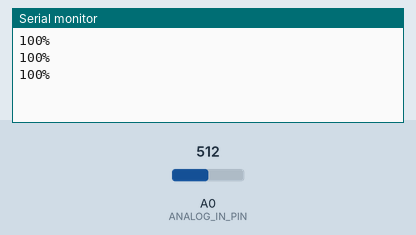
Recording of a sketch running on a simulated Arduino Uno, built with avr-gcc and run on an emulated ATmega328P. On the bench: the last lines printed to the serial monitor. The test bench sets the inputs (shaded band); at power-on: A0 (ANALOG_IN_PIN) = 512.

Above: at 1.3 s.
1.4 s: A0 (ANALOG_IN_PIN) set to 306
At 1.9 s:
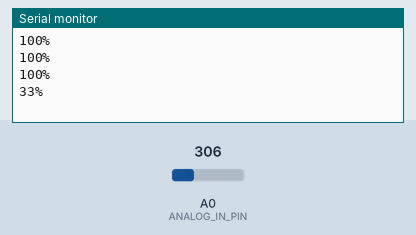
2.9 s: A0 (ANALOG_IN_PIN) set to 0
At 3.4 s:
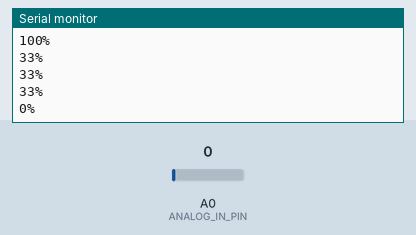
Timing chart, 0 to 5.9 s (numbered marks = the images above; inputs shaded):
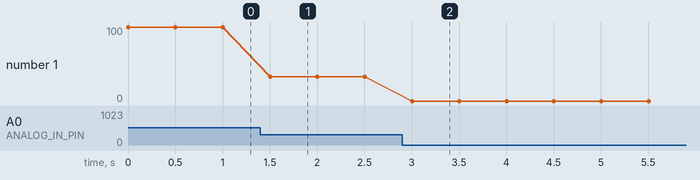

The sketch:

Voltimetre.ino
```cpp
// define analog input
#define ANALOG_IN_PIN  A0
#define REF_VOLTAGE    5.0
#define ADC_RESOLUTION 1024.0
#define R1 30000.0 // resistor values in voltage sensor (in ohms)
#define R2 7500.0  // resistor values in voltage sensor (in ohms)
int percentatge;

void setup() {
  Serial.begin(9600);
}

void loop() {
  // read the analog input
  int adc_value = analogRead(ANALOG_IN_PIN);

  // determine voltage at adc input
  float voltage_adc = ((float)adc_value * REF_VOLTAGE) / ADC_RESOLUTION;

  // calculate voltage at the sensor input
  float voltage_in = voltage_adc * (R1 + R2) / R2;

  //convert voltage to percentage of battery
  if(voltage_in<0){
    voltage_in=-voltage_in;
  }

  if(voltage_in==0){
    percentatge=0;
  }

  else if(voltage_in>=8.8){
    percentatge = 75+((voltage_in-8.8)/0.7)*25;
  }

  else if(8.8>voltage_in&&voltage_in>=7.2){
    percentatge = 25+((voltage_in-7.2)/1.6)*50;
  }

  else if(7.2>voltage_in&&voltage_in>=6){
    percentatge=((voltage_in-6)/1.2)*25;
  }

  if(percentatge>100){
    percentatge=100;
  }

  Serial.print(percentatge);
  Serial.println("%");

  delay(500);
}
```

Measured:
- after the input at 1.4 s, the serial monitor: prints a new line after 0.10 s (image 1)
- after the input at 2.9 s, the serial monitor: prints a new line after 0.10 s (image 2)
- plotted number 1: 100 → 33 after the input at 1.4 s, 33 → 0 after the input at 2.9 s
